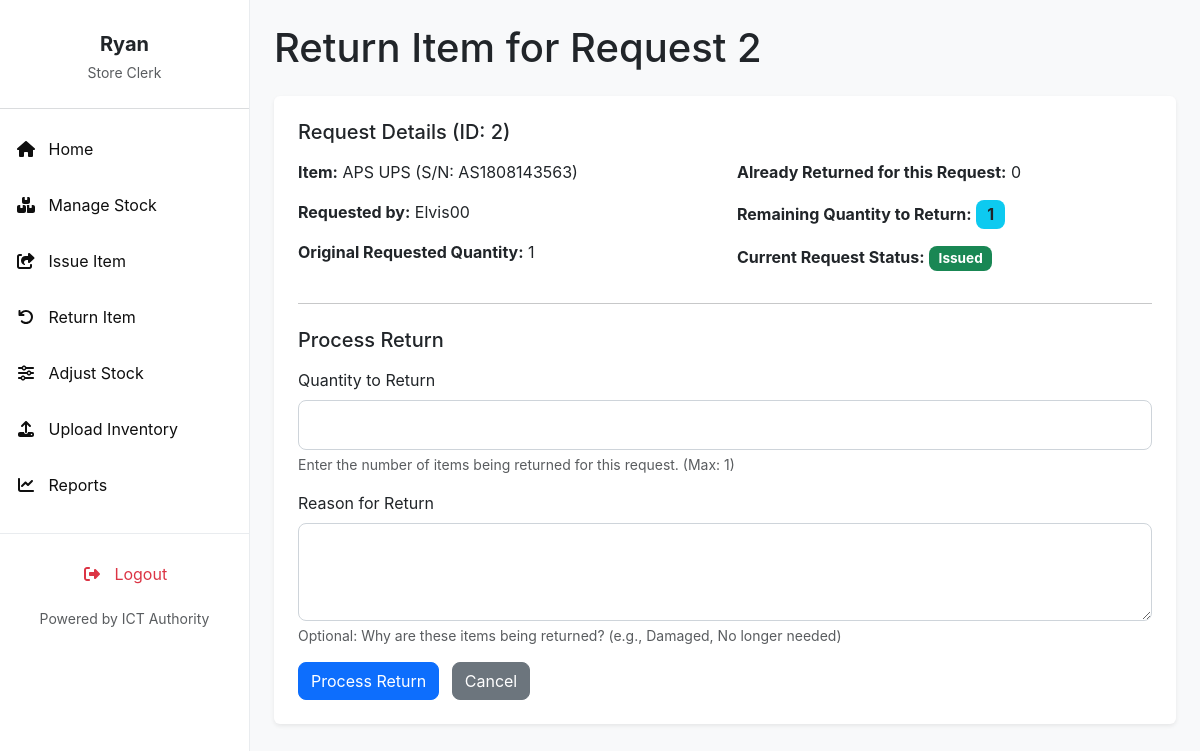
The page /returns/process/2/ (signed in) on the database its author committed.
### invent/models.py (models this page shows, shortened)
class ItemRequest(models.Model):
    item = models.ForeignKey('InventoryItem', on_delete=models.CASCADE)
    name = models.CharField(max_length=100)
    quantity = models.PositiveIntegerField(default=1)  # Quantity requested
    reason = models.TextField(blank=True, null=True)
    application_date = models.DateField(default=timezone.now)
    requestor = models.ForeignKey(User, on_delete=models.CASCADE)
    STATUS_CHOICES = [
        ('Pending', 'Pending'),
        ('Approved', 'Approved'),
        ('Issued', 'Issued'),  # Item has been issued (fully or partially)
        ('Rejected', 'Rejected'),
        ('Cancelled', 'Cancelled'),
        ('Partially Returned', 'Partially Returned'),
        ('Fully Returned', 'Fully Returned'),
    ]
    status = models.CharField(
        max_length=20, choices=STATUS_CHOICES, default='Pending')  # Increased max_length
    date_requested = models.DateTimeField(auto_now_add=True)
    date_issued = models.DateTimeField(null=True, blank=True)
    returned_quantity = models.PositiveIntegerField(default=0)
    _original_status = None
    def __init__(self, *args, **kwargs):
        super().__init__(*args, **kwargs)
        self._original_status = self.status
    def quantity_to_be_returned(self):
        return self.quantity - self.returned_quantity

class InventoryItem(models.Model):
    STATUS_CHOICES = [
        ('Pending', 'Pending'),
        ('In Stock', 'In Stock'),
        ('Issued', 'Issued'),
        ('Returned', 'Returned'),
        ('Low Stock', 'Low Stock'),
        ('Out of Stock', 'Out of Stock'),
    ]
    CONDITION_CHOICES = [
        ("Serviceable", "Serviceable"),
        ("Not Serviceable", "Not Serviceable"),
        ("Not working", "Not working"),
        ("Good", "Good"),
        ("Fair", "Fair"),
        ("Poor", "Poor"),
    ]
    name = models.CharField(
        max_length=255, help_text="e.g., Dell Optiplex 7010 (from Asset Description)")
    serial_number = models.CharField(
        max_length=255, unique=True, blank=True, null=True,
        help_text="Unique serial number of the asset (from Serial Number in CSV)"
    )
    category = models.CharField(
        max_length=100, blank=True,
        help_text="e.g., Printer, CPU, Monitor (from Asset Category-Minor)"
    )
    condition = models.CharField(
        max_length=20, choices=CONDITION_CHOICES, default="Serviceable",
        help_text="Current condition of the asset (from Condition in CSV)"
    )
    status = models.CharField(
        max_length=20, choices=STATUS_CHOICES, default='In Stock')
    expiration_date = models.DateField(null=True, blank=True)
    quantity_total = models.PositiveIntegerField(default=0)
    quantity_issued = models.PositiveIntegerField(default=0)
    quantity_returned = models.PositiveIntegerField(default=0)
    created_by = models.ForeignKey(
        User, on_delete=models.SET_NULL, null=True, blank=True, related_name='inventory_created_by')
    created_at = models.DateTimeField(auto_now_add=True)
    updated_at = models.DateTimeField(auto_now=True)

### invent/views.py (the view)
@login_required
@permission_required('invent.can_issue_item', raise_exception=True)
def process_return_for_request(request, request_id):
    item_request = get_object_or_404(
        ItemRequest.objects.filter(status='Issued').exclude(
            quantity__lte=F('returned_quantity')),
        id=request_id
    )
    if request.method == 'POST':
        form = ReturnItemForm(request.POST, item_request=item_request)
        if form.is_valid():
            returned_quantity = form.cleaned_data['returned_quantity']
            reason = form.cleaned_data.get('reason')
            if returned_quantity > item_request.quantity_to_be_returned():
                messages.error(
                    request, "Cannot return more than the remaining issued quantity for this request.")
                return render(request, 'invent/process_return_for_request.html', {'form': form, 'item_request': item_request})
            try:
                with transaction.atomic():
                    item = item_request.item
                    item.quantity_issued = F(
                        'quantity_issued') - returned_quantity  # Reduce issued count
                    item.quantity_total = F(
                        'quantity_total') + returned_quantity
                    item.quantity_returned = F(
                        'quantity_returned') + returned_quantity
                    item.save(update_fields=[
                              'quantity_issued', 'quantity_total', 'quantity_returned'])
                    item.refresh_from_db()
                    StockTransaction.objects.create(
                        item=item,
                        transaction_type='Return',
                        quantity=returned_quantity,  # Store the positive quantity that was returned
                        item_request=item_request,  # Link to the original request
                        reason=reason,
                        recorded_by=request.user
                    )
                    item_request.returned_quantity = F(
                        'returned_quantity') + returned_quantity
                    item_request.save(update_fields=['returned_quantity'])
                    item_request.refresh_from_db()
                    if item_request.returned_quantity == item_request.quantity:
                        item_request.status = 'Fully Returned'
                    elif item_request.returned_quantity > 0:  # Check > 0 after the update
                        item_request.status = 'Partially Returned'
                    item_request.save()  # This save will trigger the email notification for status change
                    messages.success(
                        request, f"Successfully returned {returned_quantity} of {item_request.item.name} for request ID {item_request.id}.")
                    return redirect('list_issued_requests_for_return')
            except Exception as e:
                messages.error(
                    request, f"An error occurred while processing the return: {e}")
    else:
        form = ReturnItemForm(item_request=item_request)
    context = {
        'form': form,
        'item_request': item_request,
        'title': f'Return Item for Request {item_request.id}'
    }
    return render(request, 'invent/process_return_for_request.html', context)

### invent/context_processors.py (called while the page is built)
def pending_requests_count(request):
    count = 0  # Default to 0
    if request.user.is_authenticated:
        if request.user.has_perm('invent.can_issue_item'):
            count = ItemRequest.objects.filter(status='Pending').count()
    return {'pending_requests_count_for_sidebar': count}

### invent/templates/invent/process_return_for_request.html (shortened to what this page needs)
{% extends 'invent/base_store_clerk.html' %}
{% load static %}
{% block content %}
    <h1 class="mb-4">{{ title }}</h1>
    <div class="bg-white p-4 rounded shadow-sm mb-4">
        <h5 class="mb-3">Request Details (ID: {{ item_request.id }})</h5>
        <div class="row mb-3">
            <div class="col-md-6">
                <p><strong>Item:</strong> {{ item_request.item.name }} (S/N: {{ item_request.item.serial_number|default:"N/A" }})</p>
                <p><strong>Requested by:</strong> {{ item_request.requestor.get_full_name|default:item_request.requestor.username }}</p>
                <p><strong>Original Requested Quantity:</strong> {{ item_request.quantity }}</p>
            </div>
            <div class="col-md-6">
                <p><strong>Already Returned for this Request:</strong> {{ item_request.returned_quantity }}</p>
                <p>
                    <strong>Remaining Quantity to Return:</strong>
                    <span class="badge bg-info text-dark fs-6">{{ item_request.quantity_to_be_returned }}</span>
                </p>
                <p><strong>Current Request Status:</strong>
                    <span class="badge
                        {% if item_request.status == 'Issued' %}bg-primary
                        {% elif item_request.status == 'Partially Returned' %}bg-warning text-dark
                        {% elif item_request.status == 'Fully Returned' %}bg-success
                        {% else %}bg-secondary{% endif %}">
                        {{ item_request.status }}
                    </span>
                </p>
            </div>
        </div>
        {% if item_request.quantity_to_be_returned > 0 %}
            <hr class="mb-4">
            <h5 class="mb-3">Process Return</h5>
            <form method="post">
                {% for field in form %}
                    <div class="mb-3">
                        <label for="{{ field.id_for_label }}" class="form-label">{{ field.label }}</label>
                        {{ field }}
                        {% if field.help_text %}
                            <div class="form-text">{{ field.help_text }}</div>
                        {% endif %}
                    </div>
                {% endfor %}
                <button type="submit" class="btn btn-primary me-2">Process Return</button>
                <a href="{% url 'list_issued_requests_for_return' %}" class="btn btn-secondary">Cancel</a>
            </form>
        {% endif %}
    </div>
{% endblock content %}

### invent/templates/invent/base_store_clerk.html (shortened to what this page needs)
<!DOCTYPE html>
<html lang="en">
<head>
    <link href="https://cdn.jsdelivr.net/npm/bootstrap@5.3.3/dist/css/bootstrap.min.css" rel="stylesheet">
    <link href="https://cdnjs.cloudflare.com/ajax/libs/font-awesome/6.4.0/css/all.min.css" rel="stylesheet">
    <link href="https://cdn.jsdelivr.net/npm/select2@4.1.0-rc.0/dist/css/select2.min.css" rel="stylesheet" />
    <link href="https://cdn.jsdelivr.net/npm/select2-bootstrap-5-theme@1.3.0/dist/select2-bootstrap-5-theme.min.css" rel="stylesheet" />
</head>
<body>
    <nav id="sidebarMenu" class="sidebar-wrapper collapse d-md-block">
        <div class="sidebar-content">
            <div class="text-center mb-4 pt-3">
                <h5 class="fw-bold mb-1 text-dark">{{ user.first_name|default:user.username }}</h5>
                <small class="text-muted">Store Clerk</small>
            </div>
            <hr class="border-secondary opacity-25" />
            <ul class="nav flex-column">
                <li class="nav-item mb-2">
                    <a class="nav-link {% if request.resolver_match.url_name == 'store_clerk_dashboard' %}active{% endif %}" href="{% url 'store_clerk_dashboard' %}">
                        <i class="fas fa-fw fa-home me-2"></i> Home
                    </a>
                </li>
                <li class="nav-item mb-2">
                    <a class="nav-link {% if request.resolver_match.url_name == 'manage_stock' %}active{% endif %}" href="{% url 'manage_stock' %}">
                        <i class="fas fa-fw fa-boxes me-2"></i> Manage Stock
                    </a>
                </li>
                <li class="nav-item mb-2">
                    <a class="nav-link {% if request.resolver_match.url_name == 'issue_item' %}active{% endif %}" href="{% url 'issue_item' %}">
                        <i class="fas fa-fw fa-share-square me-2"></i> Issue Item
                    </a>
                </li>
                <li class="nav-item mb-2">
                    <a class="nav-link {% if request.resolver_match.url_name == 'list_issued_requests_for_return' %}active{% endif %}" href="{% url 'list_issued_requests_for_return' %}">
                        <i class="fas fa-fw fa-undo me-2"></i> Return Item
                    </a>
                </li>
                <li class="nav-item mb-2">
                    <a class="nav-link {% if request.resolver_match.url_name == 'adjust_stock' %}active{% endif %}" href="{% url 'adjust_stock' %}">
                        <i class="fas fa-fw fa-sliders-h me-2"></i> Adjust Stock
                    </a>
                </li>
                <li class="nav-item mb-2">
                    <a class="nav-link {% if request.resolver_match.url_name == 'upload_inventory' %}active{% endif %}" href="{% url 'upload_inventory' %}">
                        <i class="fas fa-fw fa-upload me-2"></i> Upload Inventory
                    </a>
                </li>
                <li class="nav-item mb-2">
                    <a class="nav-link {% if request.resolver_match.url_name == 'reports' %}active{% endif %}" href="{% url 'reports' %}">
                        <i class="fas fa-fw fa-chart-line me-2"></i> Reports
                    </a>
                </li>
            </ul>
        </div>
        <div class="sidebar-bottom">
            <ul class="nav flex-column mb-2">
                <li class="nav-item">
                    <a class="nav-link text-danger logout-link" href="{% url 'logout' %}">
                        <i class="fas fa-fw fa-right-from-bracket me-2"></i> Logout
                    </a>
                </li>
            </ul>
            <small class="text-muted">Powered by ICT Authority</small>
        </div>
    </nav>
    <main class="main-content">
        {% block content %}{% endblock %}
    </main>
</body>
</html>

### invent/templates/invent/base_store_clerk.html (style rules this page uses)
:root { --bs-primary: #198754; --bs-primary-rgb: 25, 135, 84; --bs-btn-primary-color: #fff; --bs-btn-primary-bg: var(--bs-primary); --bs-btn-primary-border-color: var(--bs-primary); --bs-btn-primary-hover-bg: #157347; --bs-btn-primary-hover-border-color: #146c43; --bs-btn-primary-active-bg: #13653f; --bs-btn-primary-active-border-color: #125f3c; --bs-link-color: var(--bs-primary); --bs-link-hover-color: #157347; --sidebar-bg: white; --sidebar-text: #0f0f0f; --sidebar-active: #178526; --sidebar-hover: #15b33c; }
body { font-family: 'Inter', sans-serif; background-color: #f8f9fa; margin: 0; }
.sidebar-wrapper { position: fixed; top: 0; bottom: 0; left: 0; width: 250px; background-color: var(--sidebar-bg); color: var(--sidebar-text); border-right: 1px solid #e9ecef; z-index: 1030; display: flex; flex-direction: column; }
.sidebar-content { flex-grow: 1; overflow-y: auto; padding-top: 1rem; padding-bottom: 1rem; }
.sidebar-wrapper .nav-link { color: var(--sidebar-text); padding: 0.75rem 1rem; border-radius: 0.5rem; transition: background-color 0.2s ease, color 0.2s ease; }
.sidebar-wrapper .nav-link.text-danger { color: #dc3545 !important; }
.sidebar-bottom { padding-top: 1rem; padding-bottom: 1rem; text-align: center; border-top: 1px solid #e9ecef; }
.main-content { margin-left: 250px; padding: 1.5rem; min-height: 100vh; overflow-x: hidden; transition: margin-left 0.3s ease-in-out; }
.btn { border-radius: 0.5rem; }
.badge { border-radius: 0.5rem; padding: 0.4em 0.7em; font-size: 0.85em; }
.form-control, .form-select { border-radius: 0.5rem; border-color: #ced4da; padding: 0.75rem 1rem; }

### rows shown on the page
ItemRequest: id "2", item.name "APS UPS", item.serial_number "AS1808143563", requestor.get_full_name "Elvis00", quantity "1", returned_quantity "0", quantity_to_be_returned "1", status "Issued"

### other values the page prints
{{ user.first_name|default:user.username }} "Ryan"
{{ title }} "Return Item for Request 2"
{{ field.label }} "Quantity to Return" "Reason for Return"
{{ field.help_text }} "Enter the number of items being returned for this request. (Max: 1)" "Optional: Why are these items being returned? (e.g., Damaged, No longer needed)"
